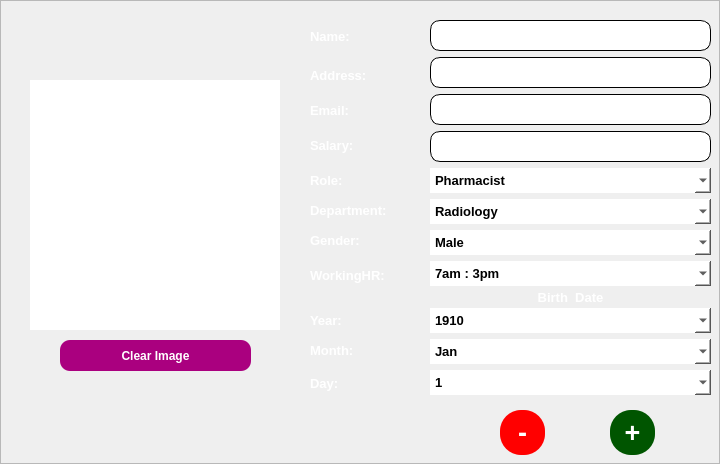
               <widget class="QFrame" name="add_staff_frame">
                <property name="frameShape">
                 <enum>QFrame::StyledPanel</enum>
                </property>
                <property name="frameShadow">
                 <enum>QFrame::Raised</enum>
                </property>
                <widget class="QWidget" name="layoutWidget_6">
                 <property name="geometry">
                  <rect>
                   <x>430</x>
                   <y>20</y>
                   <width>281</width>
                   <height>381</height>
                  </rect>
                 </property>
                 <layout class="QVBoxLayout" name="verticalLayout_26">
                  <item>
                   <widget class="QLineEdit" name="st_name">
                    <property name="minimumSize">
                     <size>
                      <width>211</width>
                      <height>31</height>
                     </size>
                    </property>
                    <property name="font">
                     <font>
                      <pointsize>10</pointsize>
                      <weight>75</weight>
                      <bold>true</bold>
                     </font>
                    </property>
                    <property name="styleSheet">
                     <string notr="true">background-color: rgb(255, 255, 255);
border-style:solid;
border-radius:10px;
border-width:1px;</string>
                    </property>
                    <property name="text">
                     <string/>
                    </property>
                   </widget>
                  </item>
                  <item>
                   <widget class="QLineEdit" name="st_address">
                    <property name="minimumSize">
                     <size>
                      <width>211</width>
                      <height>31</height>
                     </size>
                    </property>
                    <property name="font">
                     <font>
                      <pointsize>10</pointsize>
                      <weight>75</weight>
                      <bold>true</bold>
                     </font>
                    </property>
                    <property name="styleSheet">
                     <string notr="true">background-color: rgb(255, 255, 255);
border-style:solid;
border-radius:10px;
border-width:1px;</string>
                    </property>
                   </widget>
                  </item>
                  <item>
                   <widget class="QLineEdit" name="st_email">
                    <property name="minimumSize">
                     <size>
                      <width>211</width>
                      <height>31</height>
                     </size>
                    </property>
                    <property name="font">
                     <font>
                      <pointsize>10</pointsize>
                      <weight>75</weight>
                      <bold>true</bold>
                     </font>
                    </property>
                    <property name="styleSheet">
                     <string notr="true">background-color: rgb(255, 255, 255);
border-style:solid;
border-radius:10px;
border-width:1px;</string>
                    </property>
                   </widget>
                  </item>
                  <item>
                   <widget class="QLineEdit" name="st_salary">
                    <property name="minimumSize">
                     <size>
                      <width>211</width>
                      <height>31</height>
                     </size>
                    </property>
                    <property name="font">
                     <font>
                      <pointsize>10</pointsize>
                      <weight>75</weight>
                      <bold>true</bold>
                     </font>
                    </property>
                    <property name="styleSheet">
                     <string notr="true">background-color: rgb(255, 255, 255);
border-style:solid;
border-radius:10px;
border-width:1px;
</string>
                    </property>
                   </widget>
                  </item>
                  <item>
                   <widget class="QComboBox" name="st_role">
                    <property name="minimumSize">
                     <size>
                      <width>0</width>
                      <height>25</height>
                     </size>
                    </property>
                    <property name="font">
                     <font>
                      <pointsize>10</pointsize>
                      <weight>75</weight>
                      <bold>true</bold>
                     </font>
                    </property>
                    <property name="styleSheet">
                     <string notr="true">background-color: rgb(255, 255, 255);
border-style:solid;



</string>
                    </property>
                    <property name="editable">
                     <bool>false</bool>
                    </property>
                    <item>
                     <property name="text">
                      <string>Pharmacist</string>
                     </property>
                    </item>
                    <item>
                     <property name="text">
                      <string>Doctor</string>
                     </property>
                    </item>
                    <item>
                     <property name="text">
                      <string>Nurse</string>
                     </property>
                    </item>
                    <item>
                     <property name="text">
                      <string>Admin</string>
                     </property>
                    </item>
                   </widget>
                  </item>
                  <item>
                   <widget class="QComboBox" name="st_dep">
                    <property name="minimumSize">
                     <size>
                      <width>0</width>
                      <height>25</height>
                     </size>
                    </property>
                    <property name="font">
                     <font>
                      <pointsize>10</pointsize>
                      <weight>75</weight>
                      <bold>true</bold>
                     </font>
                    </property>
                    <property name="styleSheet">
                     <string notr="true">background-color: rgb(255, 255, 255);
border-style:solid;



</string>
                    </property>
                    <property name="editable">
                     <bool>false</bool>
                    </property>
                    <item>
                     <property name="text">
                      <string>Radiology</string>
                     </property>
                    </item>
                    <item>
                     <property name="text">
                      <string>Pharmacy</string>
                     </property>
                    </item>
                    <item>
                     <property name="text">
                      <string>Addmission</string>
                     </property>
                    </item>
                    <item>
                     <property name="text">
                      <string>Dental</string>
                     </property>
                    </item>
                    <item>
                     <property name="text">
                      <string>Other</string>
                     </property>
                    </item>
                   </widget>
                  </item>
                  <item>
                   <widget class="QComboBox" name="st_gender">
                    <property name="minimumSize">
                     <size>
                      <width>0</width>
                      <height>25</height>
                     </size>
                    </property>
                    <property name="font">
                     <font>
                      <pointsize>10</pointsize>
                      <weight>75</weight>
                      <bold>true</bold>
                     </font>
                    </property>
                    <property name="styleSheet">
                     <string notr="true">background-color: rgb(255, 255, 255);
border-style:solid;



</string>
                    </property>
                    <property name="editable">
                     <bool>false</bool>
                    </property>
                    <item>
                     <property name="text">
                      <string>Male</string>
                     </property>
                    </item>
                    <item>
                     <property name="text">
                      <string>Female</string>
                     </property>
                    </item>
                   </widget>
                  </item>
                  <item>
                   <widget class="QComboBox" name="st_work">
                    <property name="minimumSize">
                     <size>
                      <width>211</width>
                      <height>25</height>
                     </size>
                    </property>
                    <property name="font">
                     <font>
                      <pointsize>10</pointsize>
                      <weight>75</weight>
                      <bold>true</bold>
                     </font>
                    </property>
                    <property name="styleSheet">
                     <string notr="true">background-color: rgb(255, 255, 255);
border-style:solid;



</string>
                    </property>
                    <property name="editable">
                     <bool>false</bool>
                    </property>
                    <item>
                     <property name="text">
                      <string>7am : 3pm</string>
                     </property>
                    </item>
                    <item>
                     <property name="text">
                      <string>3pm : 11pm</string>
                     </property>
                    </item>
                    <item>
                     <property name="text">
                      <string>11pm : 7am</string>
                     </property>
                    </item>
                    <item>
                     <property name="text">
                      <string/>
                     </property>
                    </item>
                   </widget>
                  </item>
                  <item>
                   <widget class="QLabel" name="st_birth_lbl">
                    <property name="maximumSize">
                     <size>
                      <width>16777215</width>
                      <height>10</height>
                     </size>
                    </property>
                    <property name="font">
                     <font>
                      <pointsize>10</pointsize>
                      <weight>75</weight>
                      <bold>true</bold>
                     </font>
                    </property>
                    <property name="styleSheet">
                     <string notr="true">color: rgb(255, 255, 255);</string>
                    </property>
                    <property name="text">
                     <string>Birth_Date</string>
                    </property>
                    <property name="alignment">
                     <set>Qt::AlignCenter</set>
                    </property>
                   </widget>
                  </item>
                  <item>
                   <widget class="QComboBox" name="st_year">
                    <property name="minimumSize">
                     <size>
                      <width>211</width>
                      <height>25</height>
                     </size>
                    </property>
                    <property name="font">
                     <font>
                      <pointsize>10</pointsize>
                      <weight>75</weight>
                      <bold>true</bold>
                     </font>
                    </property>
                    <property name="styleSheet">
                     <string notr="true">background-color: rgb(255, 255, 255);
border-style:solid;



</string>
                    </property>
                    <property name="editable">
                     <bool>false</bool>
                    </property>
                    <item>
                     <property name="text">
                      <string>1910</string>
                     </property>
                    </item>
                    <item>
                     <property name="text">
                      <string>1911</string>
                     </property>
                    </item>
                   </widget>
                  </item>
                  <item>
                   <widget class="QComboBox" name="st_month">
                    <property name="minimumSize">
                     <size>
                      <width>0</width>
                      <height>25</height>
                     </size>
                    </property>
                    <property name="font">
                     <font>
                      <pointsize>10</pointsize>
                      <weight>75</weight>
                      <bold>true</bold>
                     </font>
                    </property>
                    <property name="styleSheet">
                     <string notr="true">background-color: rgb(255, 255, 255);
border-style:solid;



</string>
                    </property>
                    <property name="editable">
                     <bool>false</bool>
                    </property>
                    <item>
                     <property name="text">
                      <string>Jan</string>
                     </property>
                    </item>
                    <item>
                     <property name="text">
                      <string>Feb</string>
                     </property>
                    </item>
                    <item>
                     <property name="text">
                      <string>Mar</string>
                     </property>
                    </item>
                    <item>
                     <property name="text">
                      <string>Apr</string>
                     </property>
                    </item>
                    <item>
                     <property name="text">
                      <string>May</string>
                     </property>
                    </item>
                    <item>
                     <property name="text">
                      <string>Jun</string>
                     </property>
                    </item>
                    <item>
                     <property name="text">
                      <string>Jul</string>
                     </property>
                    </item>
                    <item>
                     <property name="text">
                      <string>Aug</string>
                     </property>
                    </item>
                    <item>
                     <property name="text">
                      <string>Sep</string>
                     </property>
                    </item>
                    <item>
                     <property name="text">
                      <string>Oct</string>
                     </property>
                    </item>
                    <item>
                     <property name="text">
                      <string>Nov</string>
                     </property>
                    </item>
                    <item>
                     <property name="text">
                      <string>Dec</string>
                     </property>
                    </item>
                   </widget>
                  </item>
                  <item>
                   <widget class="QComboBox" name="st_day">
                    <property name="minimumSize">
                     <size>
                      <width>0</width>
                      <height>25</height>
                     </size>
                    </property>
                    <property name="font">
                     <font>
                      <pointsize>10</pointsize>
                      <weight>75</weight>
                      <bold>true</bold>
                     </font>
                    </property>
                    <property name="styleSheet">
                     <string notr="true">background-color: rgb(255, 255, 255);
border-style:solid;



</string>
                    </property>
                    <property name="editable">
                     <bool>false</bool>
                    </property>
                    <item>
                     <property name="text">
                      <string>1</string>
                     </property>
                    </item>
                    <item>
                     <property name="text">
                      <string>2</string>
                     </property>
                    </item>
                    <item>
                     <property name="text">
                      <string>3</string>
                     </property>
                    </item>
                    <item>
                     <property name="text">
                      <string>4</string>
                     </property>
                    </item>
                    <item>
                     <property name="text">
                      <string>5</string>
                     </property>
                    </item>
                    <item>
                     <property name="text">
                      <string>6</string>
                     </property>
                    </item>
                    <item>
                     <property name="text">
                      <string>7</string>
                     </property>
                    </item>
                    <item>
                     <property name="text">
                      <string>8</string>
                     </property>
                    </item>
                    <item>
                     <property name="text">
                      <string>9</string>
                     </property>
                    </item>
                    <item>
                     <property name="text">
                      <string>10</string>
                     </property>
                    </item>
                    <item>
                     <property name="text">
                      <string>11</string>
                     </property>
                    </item>
                    <item>
                     <property name="text">
                      <string>12</string>
                     </property>
                    </item>
                    <item>
                     <property name="text">
                      <string>13</string>
                     </property>
                    </item>
                    <item>
                     <property name="text">
                      <string>14</string>
                     </property>
                    </item>
                    <item>
                     <property name="text">
                      <string>15</string>
                     </property>
                    </item>
                    <item>
                     <property name="text">
                      <string>16</string>
                     </property>
                    </item>
                    <item>
                     <property name="text">
                      <string>17</string>
                     </property>
                    </item>
                    <item>
                     <property name="text">
                      <string>18</string>
                     </property>
                    </item>
                    <item>
                     <property name="text">
                      <string>19</string>
                     </property>
                    </item>
                    <item>
                     <property name="text">
                      <string>20</string>
                     </property>
                    </item>
                    <item>
                     <property name="text">
                      <string>21</string>
                     </property>
                    </item>
                    <item>
                     <property name="text">
                      <string>22</string>
                     </property>
                    </item>
                    <item>
                     <property name="text">
                      <string>23</string>
                     </property>
                    </item>
                    <item>
                     <property name="text">
                      <string>24</string>
                     </property>
                    </item>
                    <item>
                     <property name="text">
                      <string>25</string>
                     </property>
                    </item>
                    <item>
                     <property name="text">
                      <string>26</string>
                     </property>
                    </item>
                    <item>
                     <property name="text">
                      <string>27</string>
                     </property>
                    </item>
                    <item>
                     <property name="text">
                      <string>28</string>
                     </property>
                    </item>
                    <item>
                     <property name="text">
                      <string>29</string>
                     </property>
                    </item>
                    <item>
                     <property name="text">
                      <string>30</string>
                     </property>
                    </item>
                    <item>
                     <property name="text">
                      <string>31</string>
                     </property>
                    </item>
                   </widget>
                  </item>
                 </layout>
                </widget>
                <widget class="QLabel" name="st_month_lbl">
                 <property name="geometry">
                  <rect>
                   <x>310</x>
                   <y>340</y>
                   <width>51</width>
                   <height>20</height>
                  </rect>
                 </property>
                 <property name="font">
                  <font>
                   <pointsize>10</pointsize>
                   <weight>75</weight>
                   <bold>true</bold>
                  </font>
                 </property>
                 <property name="styleSheet">
                  <string notr="true">color: rgb(255, 255, 255);</string>
                 </property>
                 <property name="text">
                  <string>Month:</string>
                 </property>
                </widget>
                <widget class="QLabel" name="st_name_lbl">
                 <property name="geometry">
                  <rect>
                   <x>310</x>
                   <y>30</y>
                   <width>47</width>
                   <height>13</height>
                  </rect>
                 </property>
                 <property name="font">
                  <font>
                   <pointsize>10</pointsize>
                   <weight>75</weight>
                   <bold>true</bold>
                  </font>
                 </property>
                 <property name="styleSheet">
                  <string notr="true">color: rgb(255, 255, 255);</string>
                 </property>
                 <property name="text">
                  <string>Name:</string>
                 </property>
                </widget>
                <widget class="QLabel" name="st_year_lbl">
                 <property name="geometry">
                  <rect>
                   <x>310</x>
                   <y>310</y>
                   <width>41</width>
                   <height>20</height>
                  </rect>
                 </property>
                 <property name="font">
                  <font>
                   <pointsize>10</pointsize>
                   <weight>75</weight>
                   <bold>true</bold>
                  </font>
                 </property>
                 <property name="styleSheet">
                  <string notr="true">color: rgb(255, 255, 255);</string>
                 </property>
                 <property name="text">
                  <string>Year:</string>
                 </property>
                </widget>
                <widget class="QLabel" name="st_gender_lbl">
                 <property name="geometry">
                  <rect>
                   <x>310</x>
                   <y>230</y>
                   <width>61</width>
                   <height>20</height>
                  </rect>
                 </property>
                 <property name="font">
                  <font>
                   <pointsize>10</pointsize>
                   <weight>75</weight>
                   <bold>true</bold>
                  </font>
                 </property>
                 <property name="styleSheet">
                  <string notr="true">color: rgb(255, 255, 255);</string>
                 </property>
                 <property name="text">
                  <string>Gender:</string>
                 </property>
                </widget>
                <widget class="QLabel" name="st_day_lbl">
                 <property name="geometry">
                  <rect>
                   <x>310</x>
                   <y>373</y>
                   <width>31</width>
                   <height>20</height>
                  </rect>
                 </property>
                 <property name="font">
                  <font>
                   <pointsize>10</pointsize>
                   <weight>75</weight>
                   <bold>true</bold>
                  </font>
                 </property>
                 <property name="styleSheet">
                  <string notr="true">color: rgb(255, 255, 255);</string>
                 </property>
                 <property name="text">
                  <string>Day:</string>
                 </property>
                </widget>
                <widget class="QLabel" name="st_add_lbl">
                 <property name="geometry">
                  <rect>
                   <x>310</x>
                   <y>65</y>
                   <width>61</width>
                   <height>20</height>
                  </rect>
                 </property>
                 <property name="font">
                  <font>
                   <pointsize>10</pointsize>
                   <weight>75</weight>
                   <bold>true</bold>
                  </font>
                 </property>
                 <property name="styleSheet">
                  <string notr="true">color: rgb(255, 255, 255);</string>
                 </property>
                 <property name="text">
                  <string>Address:</string>
                 </property>
                </widget>
                <widget class="QLabel" name="st_email_lbl">
                 <property name="geometry">
                  <rect>
                   <x>310</x>
                   <y>100</y>
                   <width>61</width>
                   <height>20</height>
                  </rect>
                 </property>
                 <property name="font">
                  <font>
                   <pointsize>10</pointsize>
                   <weight>75</weight>
                   <bold>true</bold>
                  </font>
                 </property>
                 <property name="styleSheet">
                  <string notr="true">color: rgb(255, 255, 255);</string>
                 </property>
                 <property name="text">
                  <string>Email:</string>
                 </property>
                </widget>
                <widget class="QLabel" name="st_photo">
                 <property name="geometry">
                  <rect>
                   <x>30</x>
                   <y>80</y>
                   <width>250</width>
                   <height>250</height>
                  </rect>
                 </property>
                 <property name="styleSheet">
                  <string notr="true">color: rgb(255, 255, 255);
background-color: rgb(255, 255, 255);
border-style:outset;
</string>
                 </property>
                 <property name="text">
                  <string/>
                 </property>
                 <property name="alignment">
                  <set>Qt::AlignCenter</set>
                 </property>
                </widget>
                <widget class="QPushButton" name="st_clr_image_btn">
                 <property name="geometry">
                  <rect>
                   <x>60</x>
                   <y>340</y>
                   <width>191</width>
                   <height>31</height>
                  </rect>
                 </property>
                 <property name="font">
                  <font>
                   <pointsize>9</pointsize>
                   <weight>75</weight>
                   <bold>true</bold>
                  </font>
                 </property>
                 <property name="styleSheet">
                  <string notr="true">QPushButton{
background-color: rgb(170, 0, 127);
color:white;
border-style:outset;
border-radius:10px;
}

QPushButton::pressed{
background-color: rgb(255, 255, 255);
color: rgb(170, 0, 127);
 border-style:inset;

}</string>
                 </property>
                 <property name="text">
                  <string>Clear Image</string>
                 </property>
                </widget>
                <widget class="QLabel" name="st_role_lbl">
                 <property name="geometry">
                  <rect>
                   <x>310</x>
                   <y>170</y>
                   <width>61</width>
                   <height>20</height>
                  </rect>
                 </property>
                 <property name="font">
                  <font>
                   <pointsize>10</pointsize>
                   <weight>75</weight>
                   <bold>true</bold>
                  </font>
                 </property>
                 <property name="styleSheet">
                  <string notr="true">color: rgb(255, 255, 255);</string>
                 </property>
                 <property name="text">
                  <string>Role:</string>
                 </property>
                </widget>
                <widget class="QLabel" name="st_dep_lbl">
                 <property name="geometry">
                  <rect>
                   <x>310</x>
                   <y>200</y>
                   <width>91</width>
                   <height>20</height>
                  </rect>
                 </property>
                 <property name="font">
                  <font>
                   <pointsize>10</pointsize>
                   <weight>75</weight>
                   <bold>true</bold>
                  </font>
                 </property>
                 <property name="styleSheet">
                  <string notr="true">color: rgb(255, 255, 255);</string>
                 </property>
                 <property name="text">
                  <string>Department:</string>
                 </property>
                </widget>
                <widget class="QLabel" name="st_salary_lbl">
                 <property name="geometry">
                  <rect>
                   <x>310</x>
                   <y>135</y>
                   <width>61</width>
                   <height>20</height>
                  </rect>
                 </property>
                 <property name="font">
                  <font>
                   <pointsize>10</pointsize>
                   <weight>75</weight>
                   <bold>true</bold>
                  </font>
                 </property>
                 <property name="styleSheet">
                  <string notr="true">color: rgb(255, 255, 255);</string>
                 </property>
                 <property name="text">
                  <string>Salary:</string>
                 </property>
                </widget>
                <widget class="QLabel" name="st_work_lbl">
                 <property name="geometry">
                  <rect>
                   <x>310</x>
                   <y>265</y>
                   <width>81</width>
                   <height>20</height>
                  </rect>
                 </property>
                 <property name="font">
                  <font>
                   <pointsize>10</pointsize>
                   <weight>75</weight>
                   <bold>true</bold>
                  </font>
                 </property>
                 <property name="styleSheet">
                  <string notr="true">color: rgb(255, 255, 255);</string>
                 </property>
                 <property name="text">
                  <string>WorkingHR:</string>
                 </property>
                </widget>
                <widget class="QPushButton" name="st_adding_btn">
                 <property name="geometry">
                  <rect>
                   <x>610</x>
                   <y>410</y>
                   <width>45</width>
                   <height>45</height>
                  </rect>
                 </property>
                 <property name="font">
                  <font>
                   <pointsize>20</pointsize>
                   <weight>75</weight>
                   <bold>true</bold>
                  </font>
                 </property>
                 <property name="styleSheet">
                  <string notr="true">QPushButton{
color: rgb(255, 255, 255);
	background-color: rgb(0, 85, 0);
border-radius:21px;}

QPushButton::pressed{
background-color: rgb(170, 255, 255);
	color: rgb(0, 0, 0);
    border-style:inset;

}</string>
                 </property>
                 <property name="text">
                  <string>+</string>
                 </property>
                </widget>
                <widget class="QPushButton" name="st_clr_btn">
                 <property name="geometry">
                  <rect>
                   <x>500</x>
                   <y>410</y>
                   <width>45</width>
                   <height>45</height>
                  </rect>
                 </property>
                 <property name="font">
                  <font>
                   <pointsize>20</pointsize>
                   <weight>75</weight>
                   <bold>true</bold>
                  </font>
                 </property>
                 <property name="styleSheet">
                  <string notr="true">QPushButton{
color: rgb(255, 255, 255);
	background-color: rgb(255, 0, 0);
border-radius:21px;}

QPushButton::pressed{
background-color: rgb(170, 255, 255);
	color: rgb(0, 0, 0);
    border-style:inset;

}</string>
                 </property>
                 <property name="text">
                  <string>-</string>
                 </property>
                </widget>
               </widget>
